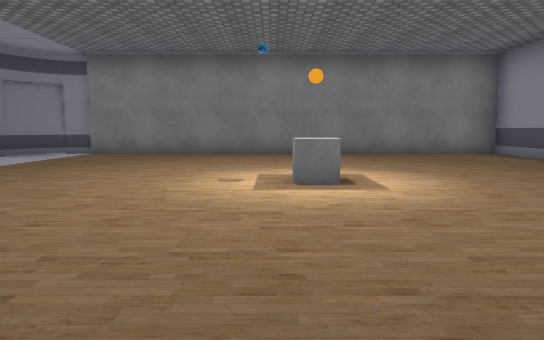
[1] (above)

12 first-person views from a walk through a scene from a Unity 3-D project. The camera is 1.2 m above the floor, tilts 6° down and sees 70° across. The floor is counted in squares, 2 m on a side. Each view is taken from the middle of a square. On the plan, view 1 faces up. The plan holds only what a view shows up to about 11 squares ahead; the rest is blank. The place goes on beyond the plan. The player is left out. Some animated figures are not drawn. Some surface patterns are stand-ins.

[2]
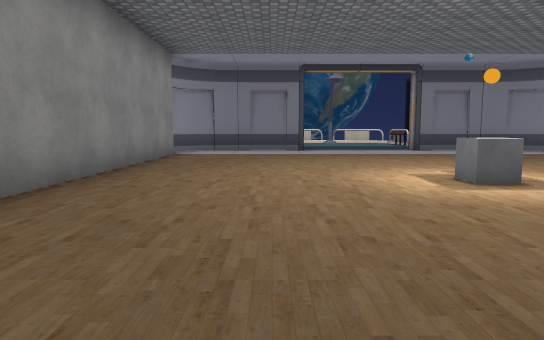

[3]
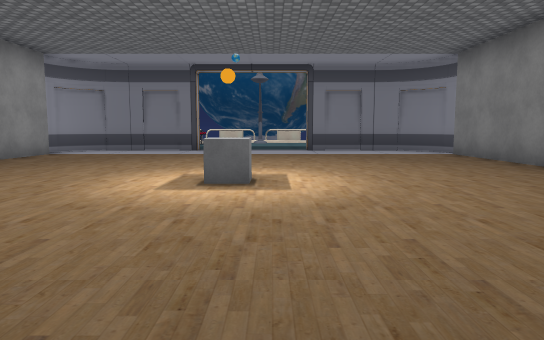

[4]
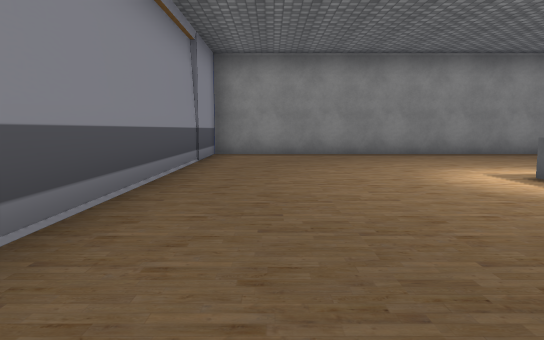

[5]
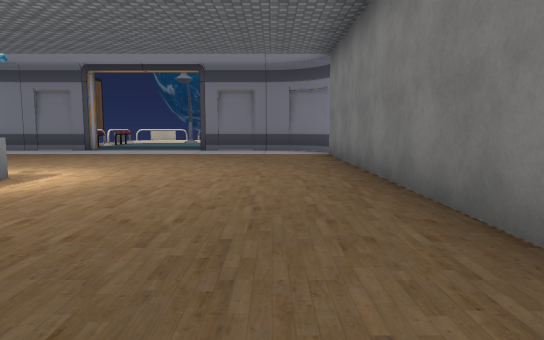

[6]
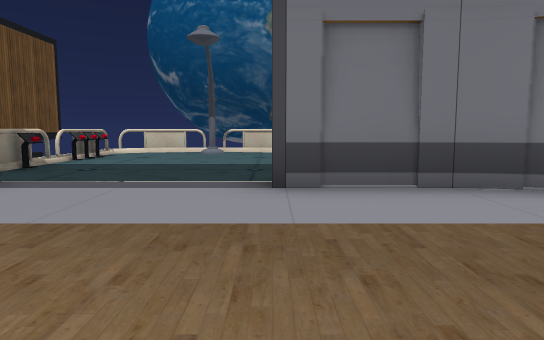

[7]
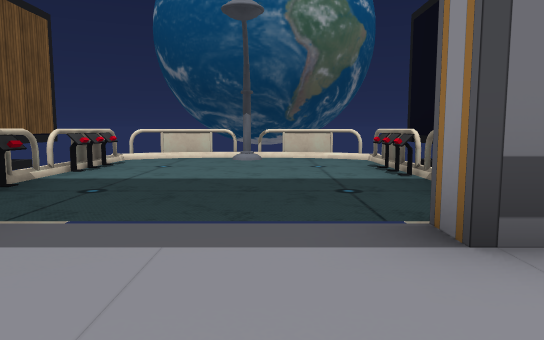

[8]
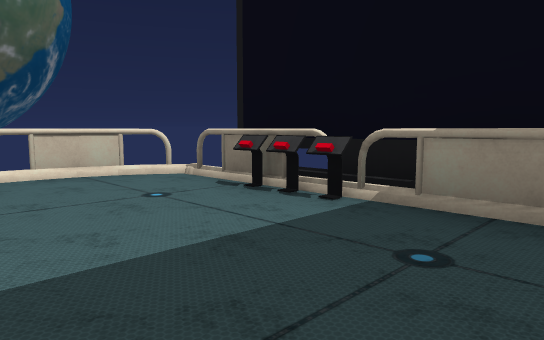

[9]
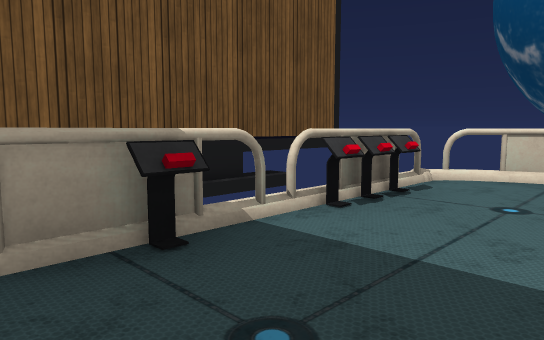

[10]
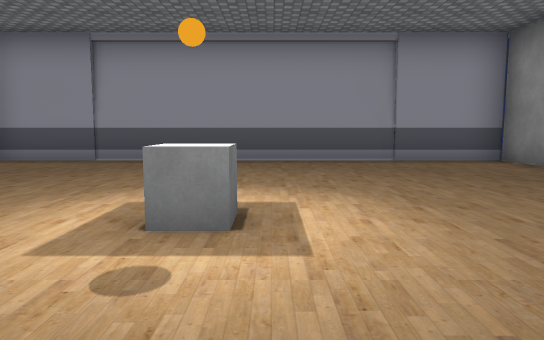

[11]
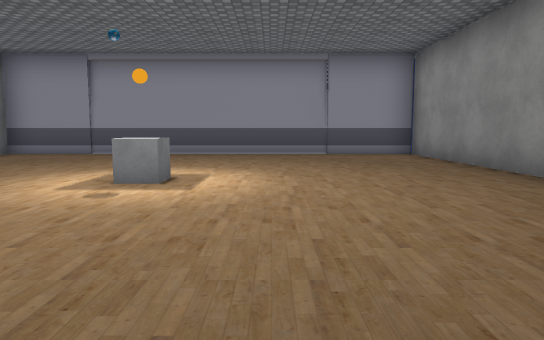

[12]
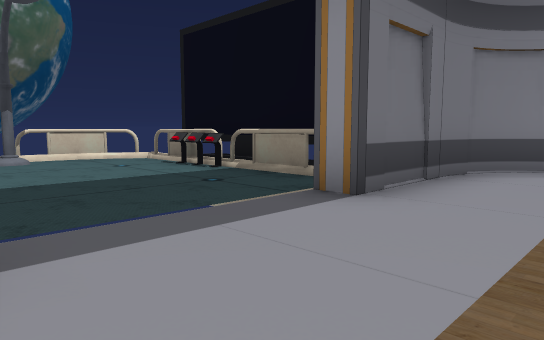

### Floor plan
Points are (right, up) in squares from view 1. A wall is a line through its corners. A room is listed if a view was taken in it or the views show most of it. See-through windows are left out.
Room 1 (views 1, 2, 3, 4, 5, 6, 7, 10, 11, 12)
walls: (-6, 3) (-6, 0.8); (-6, 8.1) (-6, 6); (-4.4, -0.4) (5.4, -0.4) (5.4, 9.4) (-4.6, 9.4); (-5.8, 0.3) (-5.5, -0.2)
ways out: opening at (-6, 4.5) to room 2
objects: other object (1, 4)
Room 2 (views 8, 9)
walls: (-10.4, 6.9) (-11.4, 6.9); (-12.2, 3.3) (-12, 2.7); (-12.1, 2.8) (-11.8, 2.2); (-7.1, 6.9) (-8.5, 6.9); (-6, 6) (-6.5, 6); (-11.2, 1.1) (-7.5, 1.1); (-12.2, 5.8) (-12.3, 5.2); (-12, 6.3) (-12.2, 5.7); (-7.5, 7.5) (-11.3, 7.5); (-11.8, 6.7) (-12, 6.2)
ways out: opening at (-6, 4.5) to room 1; gap at (-12, 3)
objects: other object (-12, 4); other object (-11, 2); other object (-10, 2); other object (-10, 7); other object (-9, 2); other object (-9, 7); other object (-8, 2)

Where each view was taken, in squares from view 1:
view 1: 0 up, 0 right, facing up
view 2: 2 up, 5 right, facing left
view 3: 5 up, 5 right, facing left
view 4: 9 up, 4 right, facing down
view 5: 8 up, 5 right, facing left
view 6: 6 up, 2 left, facing left
view 7: 5 up, 4 left, facing left
view 8: 4 up, 7 left, facing up-left
view 9: 4 up, 7 left, facing down-left
view 10: 4 up, 2 left, facing right
view 11: 3 up, 4 left, facing right
view 12: 3 up, 4 left, facing up-left
